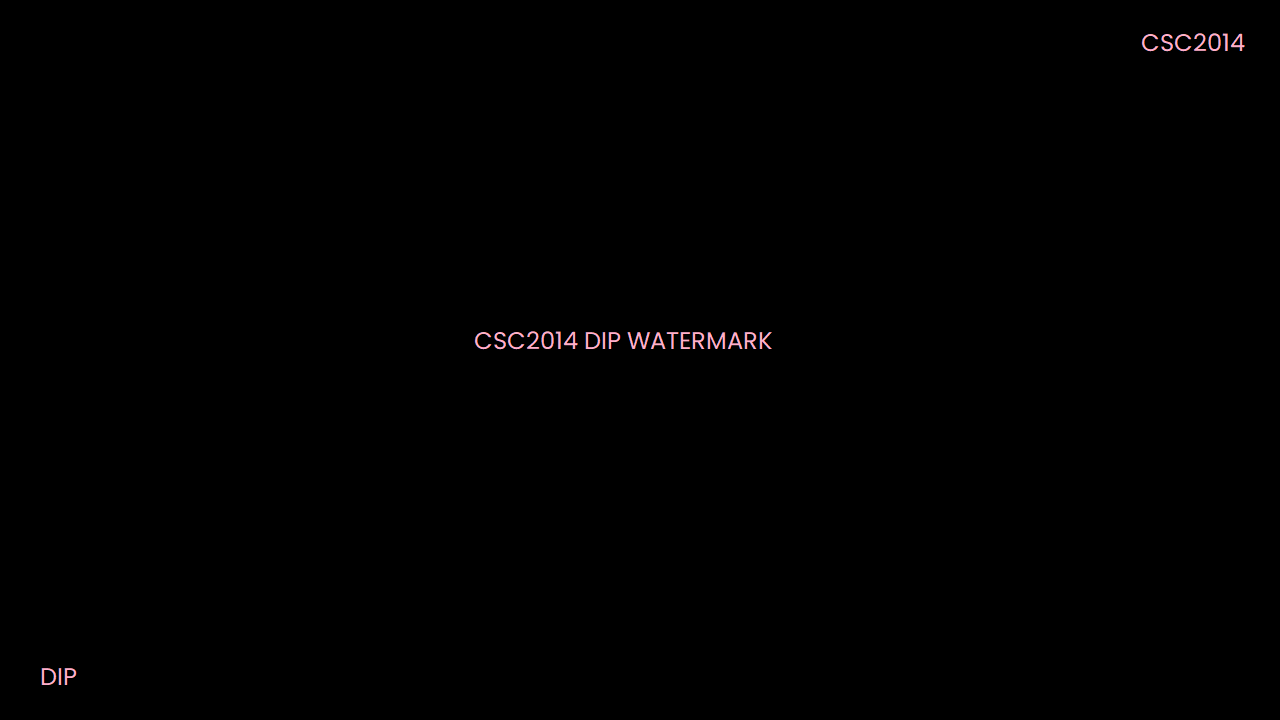
#> input picture resources/watermark1.png, 1280 x 720 px
$ python partA_anotherOne.py
#> lines starting #> are read from the running program, lines starting #| are printed output that depends on the picture; after the words box and inside, x2 and y2 are one past the last pixel; in counts of white or black regions, pixels touching at a corner belong together; pictures that were not available may be replaced by others from this repository, and a replacement may not be noted
import cv2
import numpy as np

face_cascade = cv2.CascadeClassifier('resources/face_detector.xml')
#1.define constants and paths
#Define a list containing all main video paths
MAIN_VIDEO_PATHS = [ 'resources/alley.mp4', 'resources/office.mp4', 'resources/singapore.mp4', 'resources/traffic.mp4']
TALKING_VIDEO_PATH = 'resources/talking.mp4'
ENDSCREEN_VIDEO_PATH = 'resources/endscreen.mp4'
WATERMARK1_PATH = 'resources/watermark1.png'
WATERMARK2_PATH = 'resources/watermark2.png'
#grayscale brightness threshold, if below this value will consider as night
BRIGHTNESS_THRESHOLD = 70
 #Gamma correction value
BRIGHTNESS_GAMMA = 0.5
# the width of talking video
TALKING_VIDEO_OVERLAY_WIDTH_RATIO = 0.2
# margin value, distance from upper edge and left edge
PIP_MARGIN = 100
#the width of black border of talking video
PIP_BORDER_SIZE = 3
#the interval of watermarks switching
WATERMARK_SWITCH_INTERVAL_SECONDS = 5

#2.load watermarks
watermark1 = cv2.imread(WATERMARK1_PATH, cv2.IMREAD_UNCHANGED)
#> watermark1 is the input picture: shape (720, 1280, 3); mean B, G, R 0.5, 0.5, 0.7
watermark2 = cv2.imread(WATERMARK2_PATH, cv2.IMREAD_UNCHANGED)
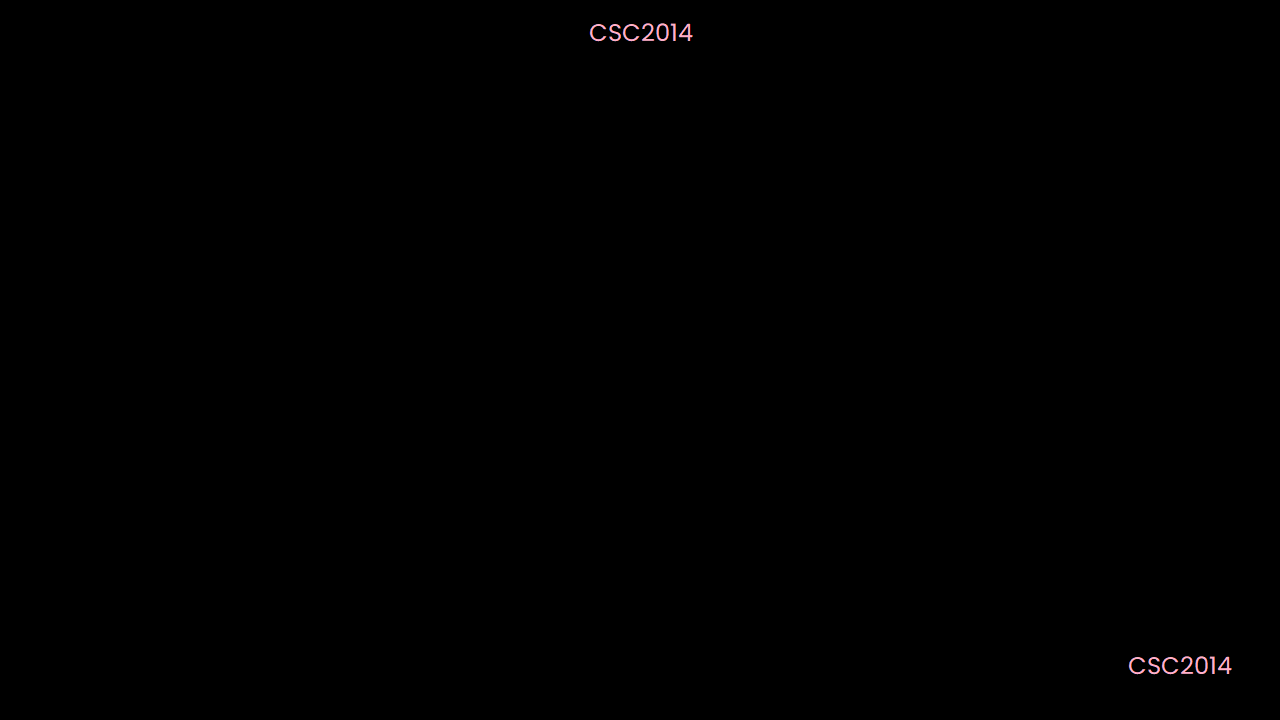
#> input picture resources/watermark2.png, 1280 x 720 px
#> watermark2 is the input picture: shape (720, 1280, 3); mean B, G, R 0.2, 0.2, 0.3
if watermark1 is None or watermark2 is None:
    print("Error: Could not load watermarks. Ensure they are in the correct path.")
    exit()

#3.define the video processing function
def process_video(main_video_path, output_video_path):
#> called with main_video_path = 'resources/alley.mp4', output_video_path = 'resources/alley_processed.avi'
    print(f"\n--- Starting to process video: {main_video_path} ---")
    #initialize video readers
    cap_main = cv2.VideoCapture(main_video_path)
    cap_talking = cv2.VideoCapture(TALKING_VIDEO_PATH)
    cap_endscreen = cv2.VideoCapture(ENDSCREEN_VIDEO_PATH)
    if not cap_main.isOpened(): print(f"Error: Could not open main video at {main_video_path}"); return
    if not cap_talking.isOpened(): print(f"Error: Could not open talking video at {TALKING_VIDEO_PATH}"); return
    if not cap_endscreen.isOpened(): print(f"Error: Could not open endscreen video at {ENDSCREEN_VIDEO_PATH}"); return
    #get properties of main videos
    main_width = int(cap_main.get(cv2.CAP_PROP_FRAME_WIDTH))
    main_height = int(cap_main.get(cv2.CAP_PROP_FRAME_HEIGHT))
    main_fps = int(cap_main.get(cv2.CAP_PROP_FPS))
    #get talking.mp4's dimensions to calculate ratio to overlay
    talking_original_width = int(cap_talking.get(cv2.CAP_PROP_FRAME_WIDTH))
    talking_original_height = int(cap_talking.get(cv2.CAP_PROP_FRAME_HEIGHT))
    #calculate the dimensions of the overlaid talking video
    overlay_talk_width = int(main_width * TALKING_VIDEO_OVERLAY_WIDTH_RATIO)
    overlay_talk_height = int(overlay_talk_width * talking_original_height / talking_original_width)
    #create VideoWriter
    fourcc = cv2.VideoWriter_fourcc(*'MJPG')
    out = cv2.VideoWriter(output_video_path, fourcc, main_fps, (main_width, main_height))
    #resize watermarks according to main video dimensions
    resized_watermark1 = cv2.resize(watermark1, (main_width, main_height))
    resized_watermark2 = cv2.resize(watermark2, (main_width, main_height))

    print(f"Main video resolution: {main_width}x{main_height} at {main_fps} FPS")

    #process main video frame by frame
    frame_count = 0
    while True:
        #read main video frame
        ret_main, frame_main = cap_main.read()
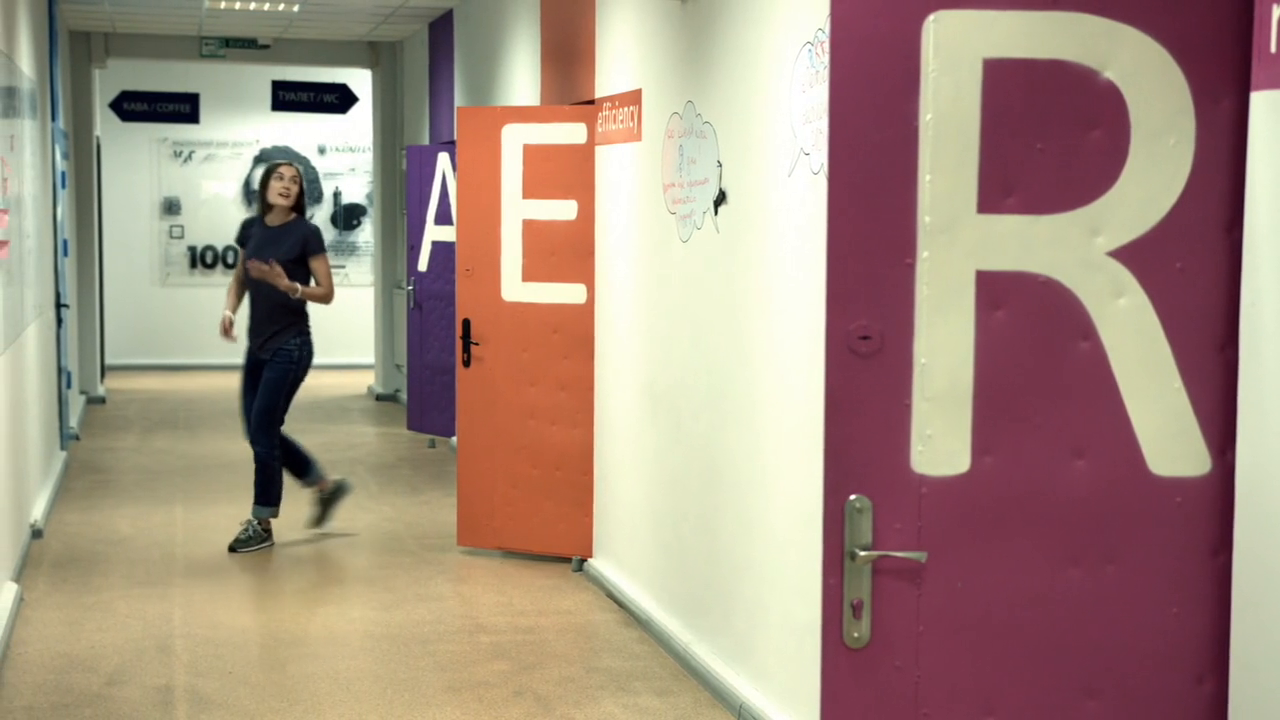
#> input picture frame 62 of resources/office.mp4, 1280 x 720 px, given in place of alley.mp4, which was not available
#> frame_main is the input picture: shape (720, 1280, 3); mean B, G, R 129, 144.4, 166.3
        if not ret_main:
            #if finished
            break

        #(1) night detection and brightness enhancement
        gray_frame = cv2.cvtColor(frame_main, cv2.COLOR_BGR2GRAY)
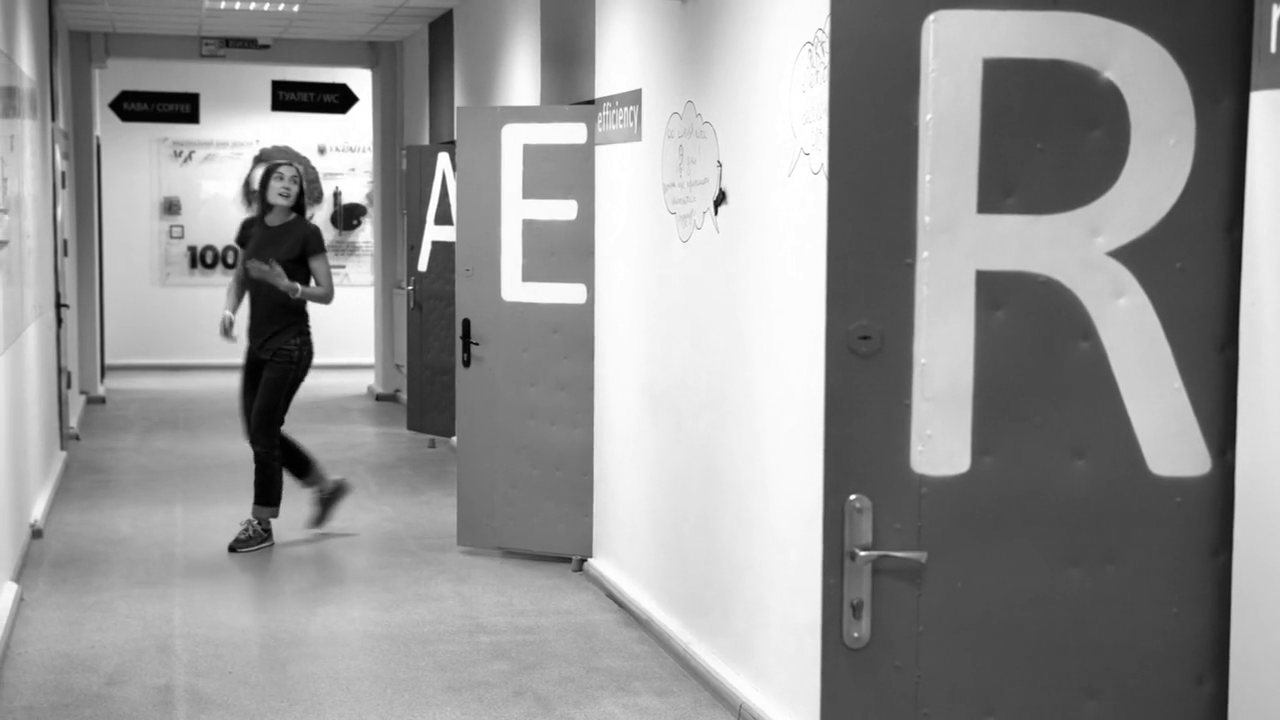
#> gray_frame: shape (720, 1280); min 0, max 255, mean 149.2
        avg_brightness = np.mean(gray_frame)
#> avg_brightness = 149.2
        if avg_brightness < BRIGHTNESS_THRESHOLD:
            frame_main = np.array(255 * (frame_main / 255.0)**BRIGHTNESS_GAMMA, dtype=np.uint8)

        #(2) blur faces
        #difine the coordinates
        x_pip_offset = PIP_MARGIN
        y_pip_offset = PIP_MARGIN
        #calculate the final dimensions including the border
        pip_total_width = overlay_talk_width + 2 * PIP_BORDER_SIZE
        pip_total_height = overlay_talk_height + 2 * PIP_BORDER_SIZE
        x_pip_end = min(x_pip_offset + pip_total_width, main_width)
        y_pip_end = min(y_pip_offset + pip_total_height, main_height)
        #detect the faces
        gray_for_face = cv2.cvtColor(frame_main, cv2.COLOR_BGR2GRAY)
        faces = face_cascade.detectMultiScale(gray_for_face, 1.3, 5)
#> faces = [[265, 163, 43, 43]]

        for (x, y, w, h) in faces:
            #extract the region of faces
            face_roi = frame_main[y:y+h, x:x+w]
            #based on face size, caluculate the Guassian blur kernel size
            blur_ksize = (max(3, w//3*2+1), max(3, h//3*2+1))
            #apply Guassian blur
            blurred_face = cv2.GaussianBlur(face_roi, blur_ksize, 0)
            frame_main[y:y+h, x:x+w] = blurred_face
#> this loop made 1 pass
#> (x, y, w, h, blur_ksize) on pass 1: (265, 163, 43, 43, (29, 29))
#> pass 1, in process_video, `face_roi = frame_main[y:y+h, x:x+w]`:
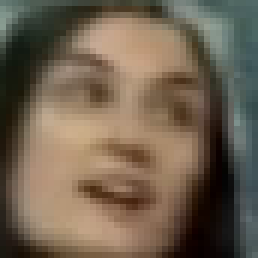
#> face_roi: shape (43, 43, 3) (shown 6 times larger); mean B, G, R 79.9, 97.6, 112.1
#> pass 1, in process_video, `blurred_face = cv2.GaussianBlur(face_roi, blur_ksize, 0)`:
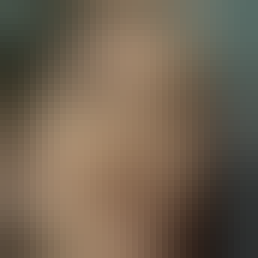
#> blurred_face: shape (43, 43, 3) (shown 6 times larger); mean B, G, R 80.4, 98.2, 113.2
#> after the loop: frame_main: shape (720, 1280, 3); 0.2% of pixels changed, all inside (x1, y1, x2, y2) = (265, 163, 308, 206)

        #(3) overlay the talking video
        #read frame
        ret_talk, frame_talk = cap_talking.read()
        if ret_talk:
            #resize the frame
            resized_talk = cv2.resize(frame_talk, (overlay_talk_width, overlay_talk_height))
            #add black border to the fixed frame
            bordered_talk = cv2.copyMakeBorder(resized_talk, PIP_BORDER_SIZE, PIP_BORDER_SIZE, PIP_BORDER_SIZE, PIP_BORDER_SIZE, cv2.BORDER_CONSTANT, value=(0, 0, 0))
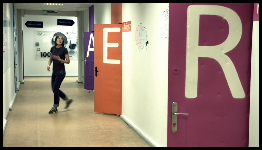
#> bordered_talk: shape (150, 262, 3); mean B, G, R 120.9, 135.4, 155.9
            #calculate actual space availbale for overlay
            actual_overlay_width = x_pip_end - x_pip_offset
            actual_overlay_height = y_pip_end - y_pip_offset
            #crop the bordered frame and overlay
            if actual_overlay_height > 0 and actual_overlay_width > 0:
                final_pip_content = bordered_talk[0:actual_overlay_height, 0:actual_overlay_width]
                frame_main[y_pip_offset:y_pip_end, x_pip_offset:x_pip_end] = final_pip_content
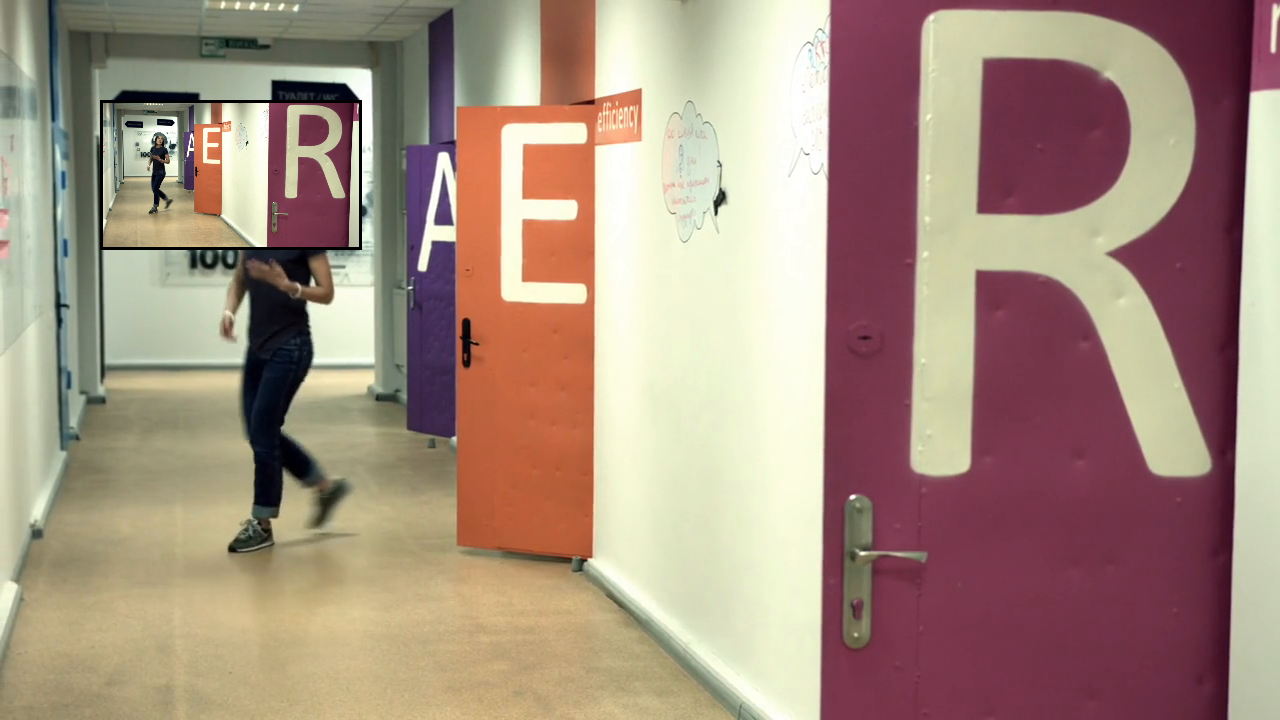
#> frame_main: shape (720, 1280, 3); mean B, G, R 127.3, 142.9, 166
        else:
            #if talking video ends, restart
            cap_talking.set(cv2.CAP_PROP_POS_FRAMES, 0)

        #(4) add watermarks
        #calculate current time in seconds
        current_time_seconds = frame_count / main_fps
        #switch two watermarks in a defiend interval
        if (int(current_time_seconds // WATERMARK_SWITCH_INTERVAL_SECONDS)) % 2 == 0:
            current_watermark = resized_watermark1
        else:
            current_watermark = resized_watermark2
        #check if the watermarks images has alpha channel or not
        if current_watermark.shape[2] == 4:
            #seperate the alpha channel
            wm_bgr = current_watermark[:, :, :3]
            wm_alpha = current_watermark[:, :, 3] / 255.0
            #convert into 3 channel alpha mask
            wm_alpha = np.stack([wm_alpha]*3, axis=2)
            #blend watermark with main frame
            frame_main = (frame_main * (1 - wm_alpha) + wm_bgr * wm_alpha).astype(np.uint8)
        else:
            #blend by fixed apacity
            frame_main = cv2.addWeighted(frame_main, 1.0, current_watermark, 0.4, 0)
        #write frame into output video and change to next
        out.write(frame_main)
        frame_count += 1

    #append endscreen video
    print("Appending end screen video...")
    while True:
        ret_endscreen, frame_endscreen = cap_endscreen.read()
        if not ret_endscreen:
            break
        #resize the endscreen video to match main video and write it into output
        resized_endscreen_frame = cv2.resize(frame_endscreen, (main_width, main_height))
        out.write(resized_endscreen_frame)

    #release resources
    cap_main.release()
    cap_talking.release()
    cap_endscreen.release()
    out.release()
    print(f"Video processing complete. Output saved to {output_video_path}")

#main program,address all videos
if __name__ == "__main__":
    for main_video_path in MAIN_VIDEO_PATHS:
        #extract filename
        dot_index = main_video_path.rfind('.')
        if dot_index != -1:
            filename = main_video_path[:dot_index]
        else:
            filename = main_video_path
        #generate output filename
        output_video_path = f"{filename}_processed.avi"
        #process current video
        process_video(main_video_path, output_video_path)
    cv2.destroyAllWindows()
    print("\nAll videos processed.")
